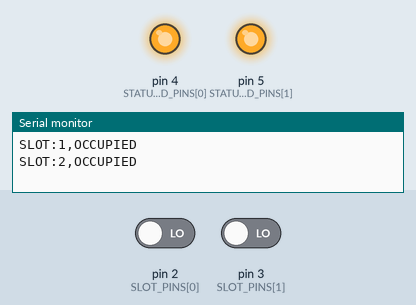
Simulated run of this sketch. Board: Arduino Uno, built with avr-gcc and run on an emulated ATmega328P. Parts: output pins drawn as LEDs (lit = HIGH), the last lines printed to the serial monitor. The inputs (shaded band) are chosen by the test bench; at power-on: pin 2 (SLOT_PINS[0]) LOW, pin 3 (SLOT_PINS[1]) LOW.

Above: at 1.2 s.
1.3 s: pin 2 (SLOT_PINS[0]) driven HIGH
At 2.2 s:
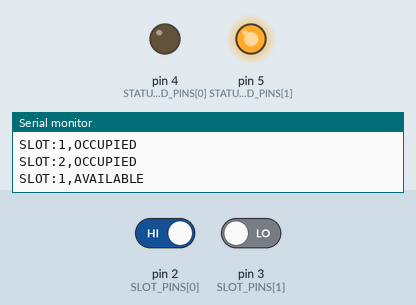
3.0 s: pin 3 (SLOT_PINS[1]) driven HIGH
At 4.4 s:
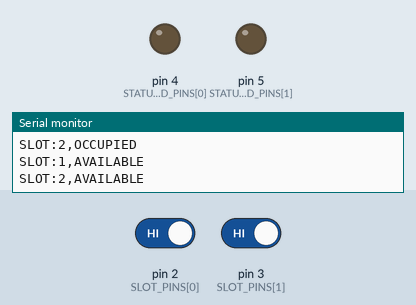
4.7 s: pin 2 (SLOT_PINS[0]) driven LOW
At 6.0 s:
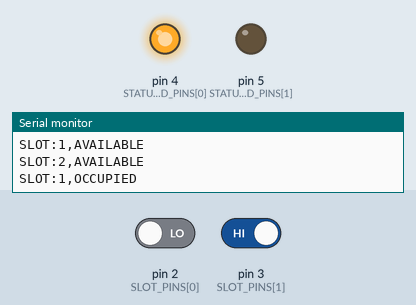
6.4 s: pin 3 (SLOT_PINS[1]) driven LOW
At 7.3 s:
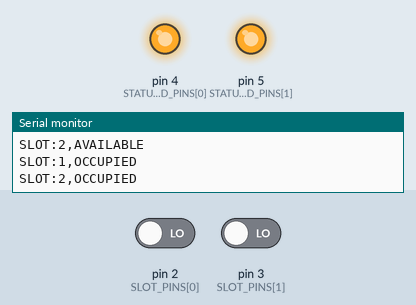
Timing chart, 0 to 9.1 s (numbered marks = the images above; inputs shaded):
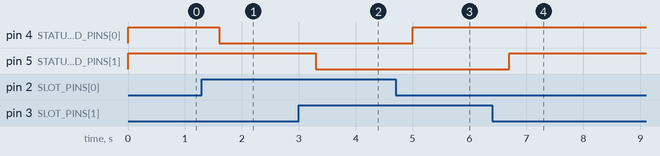

Measured:
- after the input at 1.3 s, pin 4 (STATUS_LED_PINS[0]): HIGH → LOW after 0.30 s
- after the input at 3.0 s, pin 5 (STATUS_LED_PINS[1]): HIGH → LOW after 0.30 s
- after the input at 4.7 s, pin 4 (STATUS_LED_PINS[0]): LOW → HIGH after 0.30 s
- after the input at 6.4 s, pin 5 (STATUS_LED_PINS[1]): LOW → HIGH after 0.30 s

The sketch:

parking_sensor.ino
```cpp
/*
  Smart Parking — sensor node
  ---------------------------
  Wiring (per slot):
    IR obstacle sensor OUT -> Arduino digital pin (see SLOT_PINS below)
    IR sensor VCC          -> 5V
    IR sensor GND          -> GND
    Optional: red LED (occupied) + green LED (available) per slot, through
    a ~220ohm resistor, on the pins in STATUS_LED_PINS.

  Most cheap IR obstacle modules (e.g. FC-51) pull their OUT pin LOW when
  they detect an object (a car bumper) in range, and HIGH when clear.
  If your module is wired the opposite way, flip OCCUPIED_SIGNAL below.

  Output protocol (one line per state CHANGE, not every loop):
    SLOT:<slotNumber>,<AVAILABLE|OCCUPIED>\n
  serial_bridge.js on the connected computer reads these lines and PATCHes
  the backend so every browser tab updates in real time.
*/

const int SLOT_COUNT = 2;
const int SLOT_PINS[SLOT_COUNT]       = {2, 3};   // IR sensor OUT pins
const int STATUS_LED_PINS[SLOT_COUNT] = {4, 5};   // optional: red LED per slot (omit if unused)
const int OCCUPIED_SIGNAL = LOW;                  // LOW = "object detected" on most IR modules

const unsigned long DEBOUNCE_MS = 300;             // ignore flicker shorter than this

bool lastStableOccupied[SLOT_COUNT];
bool lastRawOccupied[SLOT_COUNT];
unsigned long lastChangeAt[SLOT_COUNT];

void setup() {
  Serial.begin(9600);
  for (int i = 0; i < SLOT_COUNT; i++) {
    pinMode(SLOT_PINS[i], INPUT);
    pinMode(STATUS_LED_PINS[i], OUTPUT);

    bool occupied = (digitalRead(SLOT_PINS[i]) == OCCUPIED_SIGNAL);
    lastStableOccupied[i] = occupied;
    lastRawOccupied[i] = occupied;
    lastChangeAt[i] = millis();

    digitalWrite(STATUS_LED_PINS[i], occupied ? HIGH : LOW);
    announce(i, occupied);
  }
}

void loop() {
  for (int i = 0; i < SLOT_COUNT; i++) {
    bool rawOccupied = (digitalRead(SLOT_PINS[i]) == OCCUPIED_SIGNAL);

    if (rawOccupied != lastRawOccupied[i]) {
      lastRawOccupied[i] = rawOccupied;
      lastChangeAt[i] = millis();
    }

    bool debounced = (millis() - lastChangeAt[i]) >= DEBOUNCE_MS;
    if (debounced && rawOccupied != lastStableOccupied[i]) {
      lastStableOccupied[i] = rawOccupied;
      digitalWrite(STATUS_LED_PINS[i], rawOccupied ? HIGH : LOW);
      announce(i, rawOccupied);
    }
  }
}

void announce(int slotIndex, bool occupied) {
  Serial.print("SLOT:");
  Serial.print(slotIndex + 1); // slots are numbered from 1 on the wire
  Serial.print(",");
  Serial.println(occupied ? "OCCUPIED" : "AVAILABLE");
}
```
